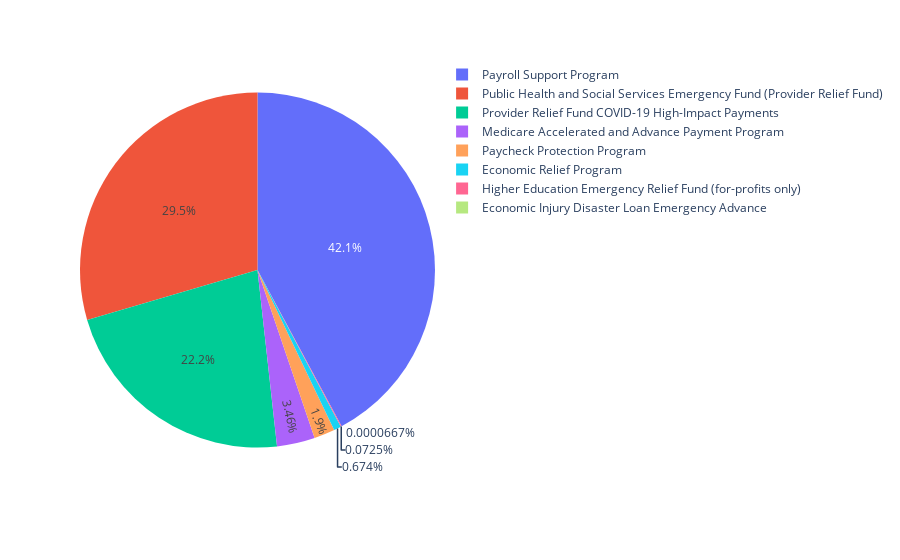

The notebook cell saved with this chart:
### Code cell
px.pie(df,names='Program Name',values='Award Amount')

### Figure 1 — Plotly figure (JSON) as saved in the notebook; plotly's stock layout.template omitted (floating-point values rounded to 4 significant figures; data arrays with more than 128 entries replaced by an {"elided": "..."} marker saying what was removed)
{"data": [{"domain": {"x": [0, 1], "y": [0, 1]}, "hovertemplate": "Program Name=%{label}<br>Award Amount=%{value}<extra></extra>", "labels": {"elided": "5779 str values"}, "legendgroup": "", "name": "", "showlegend": true, "type": "pie", "values": {"elided": "5779 int values"}}], "layout": {"legend": {"tracegroupgap": 0}, "margin": {"t": 60}}}
